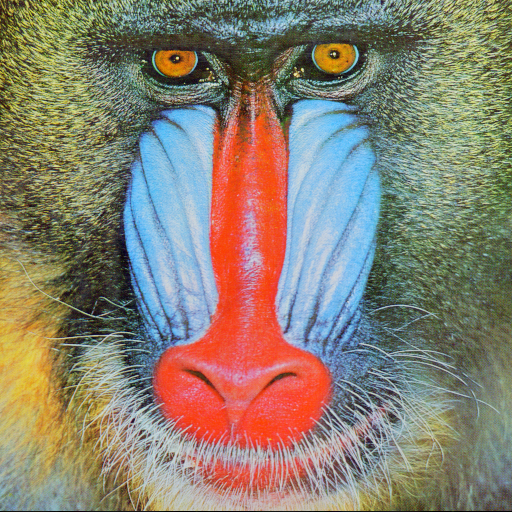
#> input picture img/baboon.png, 512 x 512 px
$ jupyter execute '# Working_with_images.ipynb'   (shell and % lines are left out)
#> lines starting #> are read from the running program, lines starting #| are printed output that depends on the picture
## <center>Working With Images<center>

### Useful Links

[Python Quick Reference](https://www.python.org/ftp/python/doc/1.1/quick-ref.1.1.html)

[Python3 cheat sheet](https://perso.limsi.fr/pointal/_media/python:cours:mementopython3-english.pdf)

[Python.org](https://www.python.org/)

[Python Standard Library](https://docs.python.org/3/library/index.html)

[Python Functions](https://docs.python.org/3/library/functions)

[Python NumPy](https://numpy.org/)

[Matplotlib (PyPlot)](https://matplotlib.org/stable/index.html#)

---

|<td colspan=3> <center><bold><h3>**Table of contents**<center>|||
|---|:---|:---:|
|**01.**|[**Working with Images**](#Working-with-Images;)|RGB colour space<br>set array for image channel<br>Pillow, Image modules<br>open( ), show( ), imshow( ) functions<br> size, format, mode attributes<br> resize an image<br>save image<br>create ndarray from image<br>clipping images<br>broadcasting to an image|

Colour images are represented using the **RGB colour space**. Each colour is represented by a triplet quantifying the amount of red, green, and blue colours. Each colour is represented by an integer number in **`[0, 255]`**
Some examples:

* RED: **`[255,0,0]`**
* GREEN: **`[0,255,0]`**
* BLUE: **`[0,0,255]`**
* YELLOW: **`[255,255,0]`**
* GRAY: **`[100,100,100]`** (by varying the value, you'll get other shades of gray, often defined using **equal values for all three parameters**)
* BLACK: **`[0,0,0]`**
* WHITE: **`[255,255,255]`**

If we have an image of size 200x200, we will have a 3D dimensional array (a list containing three tables of size 200x200 &mdash; python won't use this exact representation, but this is a way to see it -- one per each colour).


**Set array for image channel (gray scale)**:
**`channelArrayVar = ImageObjVar[:,:,channelIndex]`**
* Set **`channelIndex`** to the following to set an array for the:
    * **red channel = 0**
    * **green channel = 1**
    * **blue channel = 2**

    * **View with cmap='gray' to get true image**
* A single channel of an image is known as a gray scale

**RGBA** color values are an extension of RGB color values with an Alpha channel - which specifies the opacity for a color
**`rgba(red, green, blue, alpha)`**
* **`alpha`** is a number between 0.0 (fully transparent) and 1.0 (not transparent at all)

**Pillow (aka PIL)** module:

**`!pip install pillow`**
* Is not built-in, install as shown using **pip**
* Pillow is a module for processing images in Python
* It is built on the top of PIL (Python Image Library)
* Pillow supports many image file formats including BMP, PNG, JPEG, and TIFF

[cell 1]
# Installing pillow module

**Import Image module**:

**`from PIL import Image`**
* Allows images to be opened and provides functions to load images from files, and to create new images
* PIL is the Python Imaging Library which provides the python interpreter with image editing capabilities

[cell 2]
# Importing Image module

from PIL import Image

**open( )** function:

**`ImageFileObj = Image.open(imageFilePathAndExtension)`**
* **pillow provides** the **`open( )`** function read the image
* A lazy operation; function identifies the file, but the file remains open and the actual image data is not read from the file until you try to process the data (or call the load( ) method)

**show( )** function:

**`ImageFileObj.show( )`**
* **pillow module provides** **`show( )`** function
* **`show( )`** function displays the image
* The method is mainly intended for debugging purposes, **better to use matplotlib**
* On Unix platforms, this method saves the image to a temporary PPM file, and calls the xv utility. On Windows, it saves the image to a temporary BMP file, and **uses** the **standard BMP display utility to show it (usually Paint)**
* For displaying the image Pillow first converts the image to a .png format (on Windows OS) and stores it in a temporary buffer and then displays it. Therefore, due to the conversion of the image format to .png some properties of the original image file format might be lost (like animation). Therefore, it is advised to use this method only for test purposes

[cell 3]
# opening and showing image (This will display in another program such as paint)

img = Image.open("img/baboon.png")
#> img is the input picture: PIL image 512x512 RGB; mean R, G, B 137.4, 128.9, 113.1
img.show()

Using **pyplot** from **matplotlib**:

**`from matplotlib import pyplot as plt`**
**OR**
**`import matplotlib.pyplot as plt`**
* Imports **pyplot** sublibrary from matplotlib library

[cell 4]
# Import pyplot

from matplotlib import pyplot as plt

**imshow( )** function:

**`plt.imshow(ImageFileObj, cmap=None)`**
* **matplotlib** function
* Used to display data as an image
* **`ImageFileObj`** is the **data of the image**
* **`cmap`** is **used** when the **shape** of the array is **2D** (grayscale), but **ignored** when **shape** of the array is **3D**
[Info on **`imshow`**](https://matplotlib.org/3.5.0/api/_as_gen/matplotlib.pyplot.imshow.html)
[See for using **`cmap`** parameter - info on matplotlibs colourmap](https://matplotlib.org/stable/tutorials/colors/colormaps.html)
[More info on cmap](https://stackoverflow.com/questions/25625952/matplotlib-what-is-the-function-of-cmap-in-imshow)

[cell 5]
# Show image

plt.imshow(img)

**size** attribute:

**`ImageFileObj.size`**
* Provides the size of the image returned as a **tuple** that contains **width** and **height**
* Part of **Image class**

[cell 6]
# Getting size of image

img.size
#> Out = (512, 512)

**format** attribute:

**`ImageFileObj.format`**
* Returns the **format** of the image file
* Part of **Image class**

[cell 7]
# Getting format of image

img.format
#> Out = 'PNG'

**mode** attribute:

**`ImageFileObj.mode`**
* Part of **Image class**
* Tells the type and depth of the pixel in the image
* A 1-bit pixel has a range of 0-1, and an 8-bit pixel has a range of 0-255
* There are different modes provided by this module. A few of them are:

|**Mode**|**Description**|
|:---|:---|
|1|1-bit pixels, black and white|
|L|8-bit pixels, Greyscale|
|P|8-bit pixels, mapped to any other mode using a color palette|
|RGB|3×8-bit pixels, true color|
|RGBA|4×8-bit pixels, true color with transparency mask|

[cell 8]
# Getting mode of image

img.mode
#> Out = 'RGB'

**Resize an image**:

**`rescaledVar = ImageFileObj.resize(newSize)`**
* **`newSize`** should be passed as a **tuple**
* Part of **Image class**

[cell 9]
resizedImg = img.resize((128,128))
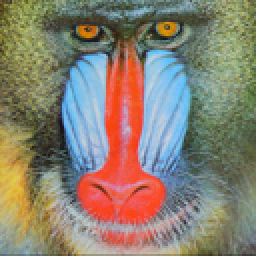
#> resizedImg: PIL image 128x128 RGB (shown 2 times larger); mean R, G, B 137.5, 128.9, 113.2
plt.imshow(resizedImg)

**Save image**:

**`PIL_imageObj.save(filePathWithExtension, imageType)`**
* Part of **Image class**
* Saves an image that has been previously loaded - easier as **PIL image object** than image file object
* Note you can save an image as a different **`imageType`** than the original was opened as

[cell 10]
# Saving resized image as a jpeg (original was png)

resizedImg.save("data/ResizedBaboon.jpeg", "jpeg")

**Create ndarray from an image**:

**`imgArrayVar = np.asarray(ImageFileObj)`**
* Creates a numpy array from an Image file object
* Images will be a 3D array

[cell 11]
# Casting an Image file object to a ndarray

import numpy as np

imgArray = np.asarray(img)

print(imgArray.shape)
#| (512, 512, 3)
print(imgArray)
#> (printed output is left out)

**Clipping images**:

**`newArrayVar = ndarrayVar/255`**$\;\;\;\;$**(or other mathematical operation)**
* By using **mathematical operators**, we can adjust the values in an **array for an image**
* **matplotlib (plt)** is able to show images represented as **floats** in the range **[0..1]** and **integers** in the range **[0..255]**
* Values **below 0 are considered as 0**, values **above 1 are considered as 1**  for **floats**, **same applies** when outside **integer range**

[cell 12]
# Clipping an image array so values are between 0 and 1 (original values were 0-255, so dividing by 255)

clippedImgArray = imgArray/255

plt.imshow(clippedImgArray)

[cell 13]
clippedImgArray

[cell 14]
# Further reducing the array range of values changes the appearence
# 1st clipped image, values ranged 0-1, dividing by 2 they now range 0-0.5 essentially darkening the image

clippedImgArrayHalf = clippedImgArray/2
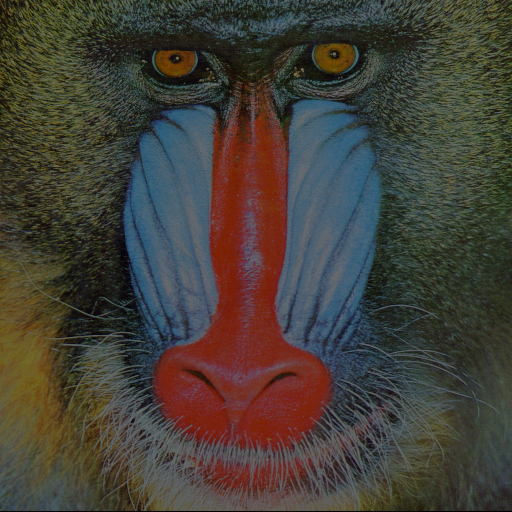
#> clippedImgArrayHalf: shape (512, 512, 3) float64; mean R, G, B 0.269, 0.253, 0.222

plt.imshow(clippedImgArrayHalf)

[cell 15]
clippedImgArrayHalf

[cell 16]
# clippedImgArray values ranged 0-1
# Multiplying them by 2 gives values in the range 0-2
# Because it contains floats, when using matplotlib, anything above 1 is assumed to be 1
# This changes the appearence of the image

clippedImgBreachingFloatRange = clippedImgArray*2

plt.imshow(clippedImgBreachingFloatRange)
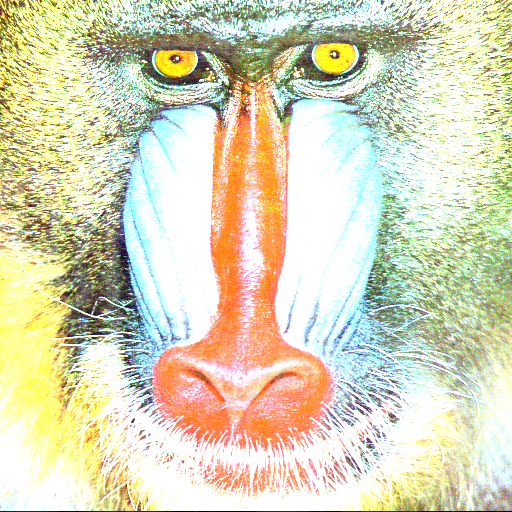
#> shown: shape (512, 512, 3) float64; mean R, G, B 0.858, 0.844, 0.729

[cell 17]
clippedImgBreachingFloatRange

**Broadcasting to an image**:

**`newImgVar = clippedImageVar*broadcastArray`**
* **`clippedImageVar`** should be **clipped** to keep any **scaled values** inside the **image range** for floats (0-1)
* **`broadcastArray`** should be **same shape** as image
* Sometimes you may need to add an axis to an array to make it the same shape (see Numpy)

[cell 18]
# Creates a 2D array of zeros
# 512x512 (same dimentions as each RGB channel in standard medium sized image)

array = np.zeros((512,512))

print(array)
plt.imshow(array, cmap='gray')
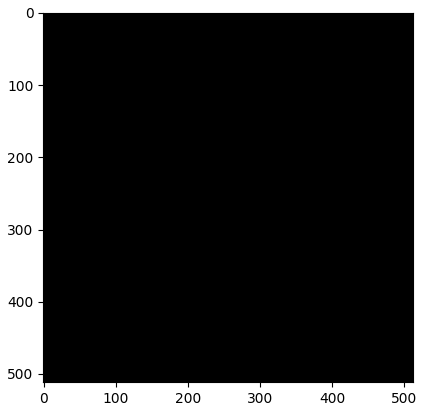
#> figure drawn by matplotlib, 1 panel

[cell 19]
# Can set segments of the array to create a pattern

array[:256,256:] = 0.5     # top right segment
array[256:,:256] = 1       # bottom left segment
array[:256,:256] = 0.75    # top left segment
print(array.shape)
plt.imshow(array, cmap="gray")      # maps array to all 3 RGB channels
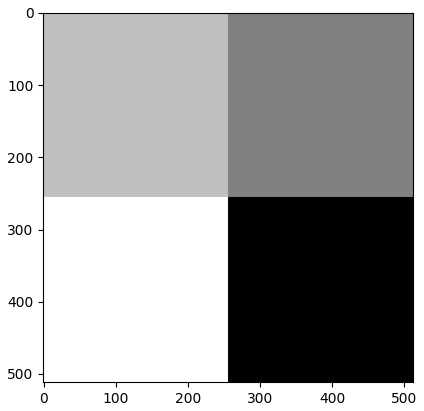
#> figure drawn by matplotlib, 1 panel

[cell 20]
array

[cell 21]
# Adds new axis to 2D array to create 3D array to broadcast to image

array2 = array[:,:,np.newaxis]

newImg = clippedImgArray*array2    # Broadcasts 3D array to image
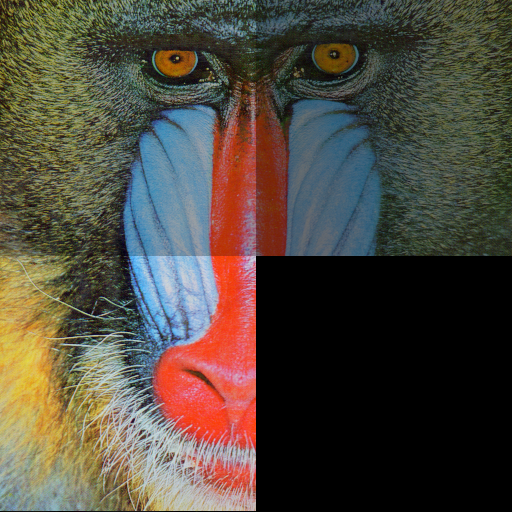
#> newImg: shape (512, 512, 3) float64; mean R, G, B 0.313, 0.286, 0.243

plt.imshow(newImg)
